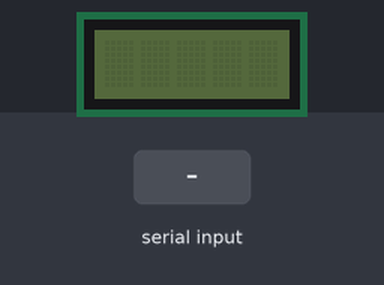
This program was run on a simulated Raspberry Pi Pico running MicroPython. Shown: 5×1 character LCD. The test bench sets the inputs (shaded band). What the program prints to the serial console is not drawn.

Above: at 1.2 s.
1.3 s: "0" typed at the serial console, then Enter
2.8 s: "5" typed at the serial console, then Enter
At 3.8 s:
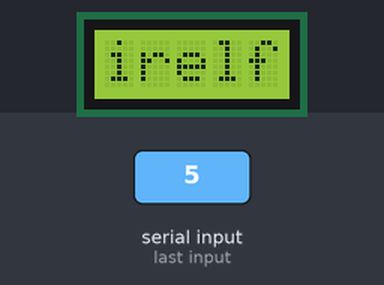
At 4.4 s:
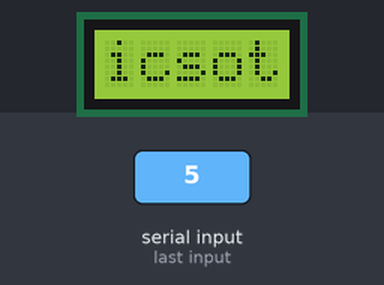
Timing chart, 0 to 5.9 s (numbered marks = the images above; inputs shaded):
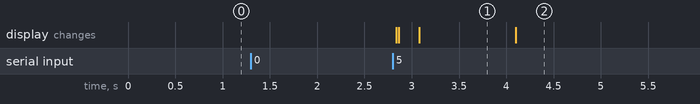

Measured:
- after the input at 1.3 s, every drawn part: stays the same
- after the input at 2.8 s, the display: first changes at once (image 1 shows a later state)
- what the display in image 1 shows lasts 1.0 s, from 3.1 s to 4.1 s

The program:

lcdDemo.py
```python
# import the required libraries
from machine import Pin, I2C
from pico_i2c_lcd import I2cLcd
import utime


# declare pins for I2C communication
sclPin = Pin(1) # serial clock pin
sdaPin = Pin(0) # serial data pin

# Initiate I2C
i2c_object = I2C(0,              # positional argument - I2C id
                 scl = sclPin,   # named argument - serial clock pin
                 sda = sdaPin,# named argument - serial data pin
                 freq = 100000)  # named argument - i2c frequency


# scan i2c port for available devices
result = I2C.scan(i2c_object)
print("I2C scan result : ", result)
if result != []:
    print("I2C connection successfull")
else:
    print("No devices found !")


# lcd setup
    # i2c lcd address
i2c_addr = 0x27 # change it to the address of your lcd

    # no of rows in the lcd
num_lines = int(input("LCD rows (Max is 4):"))

    # number of columns in the lcd
num_columns = int(input("LCD columns (Max is 20):"))


# define the lcd object on selected i2c port
lcd_object = I2cLcd(i2c_object,
                    i2c_addr,
                    num_lines,
                    num_columns)

while True:
    # start populating data to the lcd
    """clear() method Clears the LCD display and moves the cursor
       to the top left corner """
    lcd_object.clear()

    utime.sleep(0.2)

    """ show_cursor() method Causes the cursor to be made visible."""
    lcd_object.show_cursor()

    """ hide_cursor() method Causes the cursor to be hidden."""
    # lcd_object.hide_cursor()

    """ Turns on the cursor, and makes it blink """
    # lcd_object.blink_cursor_on()

    """ Turns on the cursor, and makes it stop blinking (i.e. be solid). """
    # lcd_object.blink_cursor_off()

    """ Turns the lcd display on """
    lcd_object.display_on()

    """ Turns the lcd display off """
    #lcd_object.display_off()

    """ backlight_on() method Turns the backlight on.
        This isn't really an LCD command, but some modules have backlight
        controls """
    lcd_object.backlight_on()

    """ backlight_on() method Turns the backlight off """
    # lcd_object.backlight_off()

    """ move_to() method Moves the cursor position to the indicated
        position. The cursor position is zero based
        (i.e. cursor_x == 0 indicates position of horizontal coordinate
                            from 0-15 for a 16 by 2 lcd)--> column number

        (i.e. cursor_y == 0 indicates position of vertical coordinate
                            from 0-1 for a 16 by 2 lcd)--> row number

    """

    cursor_x = 0 # position of horizontal coordinate from 0-15, that is column number
    cursor_y = 0 # position of vertical coordinate from 0-1 , that is row number

    lcd_object.move_to(cursor_x, cursor_y)

    """ putchar() method Writes the indicated character to the LCD at the current
       cursor position, and advances the cursor by one position """

    # lcd_object.putchar('H')


    """ putstr() method Write the indicated string to the LCD at the
        current cursor position and advances the cursor position
        appropriately """
    lcd_object.putstr('Hellfire')


    """ Sleep for some time (given in microseconds).this directly
     puts the lcd module to sleep and you will notice delays in between
     lcd printing strings ."""
    lcd_object.hal_sleep_us(1000000) # 1 second delay

    cursor_x = 0 # column number
    cursor_y = 1 # row number
    lcd_object.move_to(cursor_x, cursor_y)
    lcd_object.putstr('Robotics')

#     # adding two more lines for 20 by 4 lcd screen
#     lcd_object.hal_sleep_us(1000000) # 1 second delay
#
#     cursor_x = 10 # column number
#     cursor_y = 2 # row number
#     lcd_object.move_to(cursor_x, cursor_y)
#     lcd_object.putstr('Please')
#
#     lcd_object.hal_sleep_us(1000000) # 1 second delay
#
#     cursor_x = 10 # column number
#     cursor_y = 3 # row number
#     lcd_object.move_to(cursor_x, cursor_y)
#     lcd_object.putstr('Subscribe')
#
    utime.sleep(3)# totally optional

    lcd_object.clear()
```
